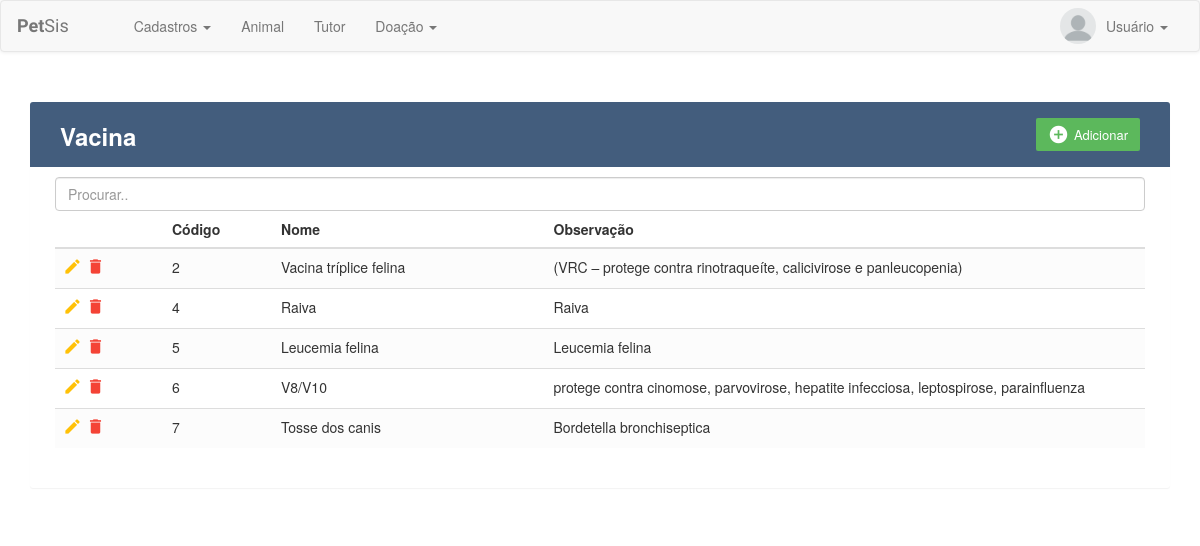
The app's page /vacina_Form.php with its own data.
### tables this page shows
CREATE TABLE `vacina` (
  `codigo` int NOT NULL AUTO_INCREMENT,
  `nome` varchar(30) NOT NULL,
  `descricao` varchar(300) DEFAULT NULL,
  PRIMARY KEY (`codigo`)
);

### BDO/vacina/vacina_select.php (called while the page is built)
<?php
	require_once __DIR__ . '/../_bootstrap.php';
	try{
		$stmt = $pdo->prepare('SELECT * FROM vacina');
		$stmt->execute();
	}
	catch(PDOException $e) {
		echo 'Error: ' . $e -> getMessage();
	}

### vacina_Form.php (the view, shortened to what this page needs)
<!DOCTYPE html>
<html lang="en">
<head>
    <link rel="stylesheet" href="https://maxcdn.bootstrapcdn.com/font-awesome/4.7.0/css/font-awesome.min.css">
    <link rel="stylesheet" href="https://maxcdn.bootstrapcdn.com/bootstrap/3.3.7/css/bootstrap.min.css">
    <link href="css/style.css" rel="stylesheet">
    <link rel="stylesheet" href="https://maxcdn.bootstrapcdn.com/bootstrap/3.4.1/css/bootstrap.min.css">
</head>
<body>
    <div class="container">
        <div class="table-wrapper">
            <div class="table-title">
                <div class="row">
                    <div class="col-sm-6">
                        <h2><b>Vacina</b></h2>
                    </div>
                    <div class="col-sm-6">
                        <a href="" class="adcBtn btn btn-success" data-toggle="modal"><i class="material-icons">&#xE147;</i> <span>Adicionar</span></a>
                    </div>
                </div>
            </div>
            <input class="form-control" id="myInput" type="text" placeholder="Procurar..">
            <table class="table table-striped table-hover">
                <thead>
                    <tr>
                        <th width="10%">
                        </th>
                        <th width="10%">Código</th>
                        <th width="25%">Nome</th>
                        <th width="65%">Observação</th>
                    </tr>
                </thead>
                <tbody id="myTable">
                    <?php
                	 include("BDO/vacina/vacina_select.php");
                     $result = $stmt->fetchAll();
                     foreach ($result as $value) {
                    ?>
                    <tr class="trCad">
                        <td width="10%">
                            <a href="" class="editbtn edit" data-toggle="modal"><i class="material-icons" data-toggle="tooltip" title="Editar">&#xE254;</i></a>
                            <a href="" class="delbtn delete" data-toggle="modal"><i class="material-icons" data-toggle="tooltip" title="Excluir">&#xE872;</i></a>
                        </td>
                        <td width="10%"><?php echo $value['codigo']; ?></td>
                        <td width="25%"><?php echo $value['nome']; ?></td>
                        <td width="65%"><?php echo $value['descricao']; ?></td>
                    </tr>
                    <?php } ?>
                </tbody>
            </table>
        </div>
    </div>
</body>
</html>

### css/style.css (style rules this page uses)
.navbar-header.col { padding: 0 !important; }
.navbar { background: #fff; padding-left: 16px; padding-right: 16px; border-bottom: 1px solid #d6d6d6; box-shadow: 0 0 4px rgba(0, 0, 0, .1); }
.nav-link img { border-radius: 50%; width: 36px; height: 36px; margin: -8px 0; float: left; margin-right: 10px; }
.navbar .navbar-brand { color: #555; padding-left: 0; padding-right: 50px; font-family: 'Merienda One', sans-serif; }
body { color: #566787; background: #f5f5f5; font-family: 'Varela Round', sans-serif; font-size: 13px; }
.table-wrapper { background: #fff; padding: 20px 25px; margin: 30px 0; border-radius: 3px; box-shadow: 0 1px 1px rgba(0, 0, 0, .05); }
.table-title { padding-bottom: 15px; background: #435d7d; color: #fff; padding: 16px 30px; margin: -20px -25px 10px; border-radius: 3px 3px 0 0; }
.table-title h2 { margin: 5px 0 0; font-size: 24px; }
.table-title .btn { color: #fff; float: right; font-size: 13px; border: none; min-width: 50px; border-radius: 2px; border: none; outline: none !important; margin-left: 10px; }
.table-title .btn i { float: left; font-size: 21px; margin-right: 5px; }
.table-title .btn span { float: left; margin-top: 2px; }
table.table tr th, table.table tr td { border-color: #e9e9e9; padding: 12px 15px; vertical-align: middle; }
table.table tr th:first-child { width: 60px; }
table.table tr th:last-child { width: 100px; }
table.table-striped tbody tr:nth-of-type(odd) { background-color: #fcfcfc; }
table.table td a { font-weight: bold; color: #566787; display: inline-block; text-decoration: none; outline: none !important; }
table.table td a.edit { color: #FFC107; }
table.table td a.delete { color: #F44336; }
table.table td i { font-size: 19px; }

### records on screen
vacina: codigo "2", nome "Vacina tríplice felina", descricao "(VRC – protege contra rinotraqueíte, calicivirose e panleucopenia)"
vacina: codigo "4", nome "Raiva", descricao "Raiva"
vacina: codigo "5", nome "Leucemia felina", descricao "Leucemia felina"
vacina: codigo "6", nome "V8/V10", descricao "protege contra cinomose, parvovirose, hepatite infecciosa, leptospirose, parainfluenza"
vacina: codigo "7", nome "Tosse dos canis", descricao "Bordetella bronchiseptica"
